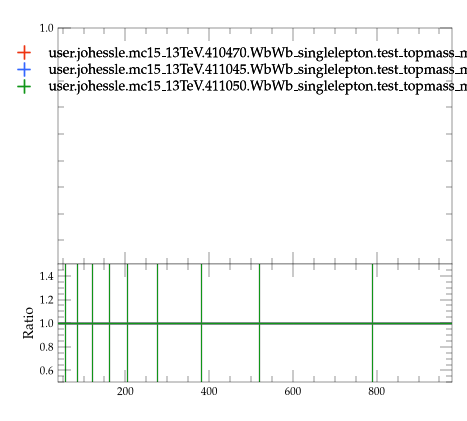

Reproduce this figure in Python.
#! /usr/bin/env python3

# This Python script was auto-generated using YODA v2.1.2.
# Analysis object: /WbWb_singlelepton/pT_jet1
# Timestamp: 07-08-2026 (09:16:02)

import matplotlib as mpl
import matplotlib.pyplot as plt
mpl.use('Agg') # comment out for interactive use
import os
import numpy as np
from numpy import nan, inf

plotDir = os.path.split(os.path.realpath(__file__))[0]
if 'YODA_USER_PLOT_PATH' in globals():
    plot_outdir = globals()['YODA_USER_PLOT_PATH']
else:
    plot_outdir = plotDir

#plot style
plt.style.use(os.path.join(plotDir, '../default.mplstyle'))
# plot metadata
figW, figH = plt.rcParams['figure.figsize']
ax_xLabel = ''
ax_yLabel = ''
ax_title  = ''
ax_xScale = 'linear'
ax_yScale = 'linear'
xLims = (40.0, 980.0)
yLims = (0.11, 1.0)

# TeX-friendly labels for the legend
labels = {
  'legend' : ([ r"user.johessle.mc15\_13TeV.410470.WbWb\_singlelepton.test\_topmass\_mppui", r"user.johessle.mc15\_13TeV.411045.WbWb\_singlelepton.test\_topmass\_mppui", r"user.johessle.mc15\_13TeV.411050.WbWb\_singlelepton.test\_topmass\_mppui" ], r""),
}

# Adjust canvas width and height
canvasW = 10.0
canvasH = 9.0
figW *= canvasW/10.
figH *= canvasH/9.

# Create figure and axis objects
fig, (ax, ratio0_ax) = plt.subplots(2, 1, sharex=True,
                  figsize=(figW,figH), gridspec_kw={'height_ratios': (6.0, 3.0)})

# Set figure margins
plt.subplots_adjust(
    left   = 1.0 * plt.rcParams['figure.subplot.left'],
    right  = 1.0 * plt.rcParams['figure.subplot.right'],
    top    = 1.0 * plt.rcParams['figure.subplot.top'],
    bottom = 1.0 * plt.rcParams['figure.subplot.bottom'])

ratio0_ax.yaxis.set_major_locator(mpl.ticker.MultipleLocator(0.2))
ratio0_ax.set_ylim(0.5, 1.4999)
ratio0_ax.set_ylabel('Ratio')

# the numerical data is stored in a separate file
dataf = dict()
prefix = os.path.split(__file__)[0]
if prefix:    prefix = prefix + '/'
exec(open(prefix+'pT_jet1__data.py').read(), dataf)


legend_handles = dict() # keep track of handles for the legend

# style options for curves
# starts at zorder>=5 to draw curve on top of legend
styles = {
  'user.johessle.mc15_13TeV.410470.WbWb_singlelepton.test_topmass_mppui.yoda': {
    'color' : '#EE3311',
    'linestyle' : '-',
    'lineopacity' : 1.0,
    'linewidth' : 1,
    'marker' : 'none',
    'markersize' : 2,
    'capsize' : 0.0,
    'zorder' : 5,
    'histstyle' : 1,
    'drawstyle' : 'steps-pre',
    'xerrorbars' : 1,
    'yerrorbars' : 1,
    'fillcolor' : None,
    'fillopacity' : 1.0,
    'ratio0_linestyle' : '-',
    'ratio0_lineopacity' : 1.0,
    'ratio0_linewidth' : 1,
    'ratio0_marker' : 'none',
    'ratio0_markersize' : 2,
    'ratio0_capsize' : 0.0,
    'ratio0_zorder' : 5,
    'ratio0_histstyle' : 1,
    'ratio0_drawstyle' : 'steps-pre',
    'ratio0_xerrorbars' : 1,
    'ratio0_yerrorbars' : 1,
  },
  'user.johessle.mc15_13TeV.411045.WbWb_singlelepton.test_topmass_mppui.yoda': {
    'color' : '#3366FF',
    'linestyle' : '-',
    'lineopacity' : 1.0,
    'linewidth' : 1,
    'marker' : 'none',
    'markersize' : 2,
    'capsize' : 0.0,
    'zorder' : 6,
    'histstyle' : 1,
    'drawstyle' : 'steps-pre',
    'xerrorbars' : 1,
    'yerrorbars' : 1,
    'fillcolor' : None,
    'fillopacity' : 1.0,
    'ratio0_linestyle' : '-',
    'ratio0_lineopacity' : 1.0,
    'ratio0_linewidth' : 1,
    'ratio0_marker' : 'none',
    'ratio0_markersize' : 2,
    'ratio0_capsize' : 0.0,
    'ratio0_zorder' : 6,
    'ratio0_histstyle' : 1,
    'ratio0_drawstyle' : 'steps-pre',
    'ratio0_xerrorbars' : 1,
    'ratio0_yerrorbars' : 1,
  },
  'user.johessle.mc15_13TeV.411050.WbWb_singlelepton.test_topmass_mppui.yoda': {
    'color' : '#109618',
    'linestyle' : '-',
    'lineopacity' : 1.0,
    'linewidth' : 1,
    'marker' : 'none',
    'markersize' : 2,
    'capsize' : 0.0,
    'zorder' : 7,
    'histstyle' : 1,
    'drawstyle' : 'steps-pre',
    'xerrorbars' : 1,
    'yerrorbars' : 1,
    'fillcolor' : None,
    'fillopacity' : 1.0,
    'ratio0_linestyle' : '-',
    'ratio0_lineopacity' : 1.0,
    'ratio0_linewidth' : 1,
    'ratio0_marker' : 'none',
    'ratio0_markersize' : 2,
    'ratio0_capsize' : 0.0,
    'ratio0_zorder' : 7,
    'ratio0_histstyle' : 1,
    'ratio0_drawstyle' : 'steps-pre',
    'ratio0_xerrorbars' : 1,
    'ratio0_yerrorbars' : 1,
  },
}

# curve from input yoda files in main panel
for label, yvals in dataf['yvals'].items():
    if all(np.isnan(v) for v in dataf['yvals'][label]):
        continue
    tmp = None
    if styles[label]['histstyle']: # draw as histogram
        xpos = dataf['xedges'][label] if styles[label]['drawstyle'] else dataf['xpoints'][label]
        ypos = np.insert(yvals, 0, yvals[0]) if styles[label]['drawstyle'] else yvals
        if styles[label]['fillcolor']: # fill area below curve
            ax.fill_between(xpos, ypos, step='pre',
                            color=styles[label]['fillcolor'],
                            alpha=styles[label]['fillopacity'])
        tmp, = ax.plot(xpos, ypos,
                       color=styles[label]['color'],
                       linestyle=styles[label]['linestyle'],
                       alpha=styles[label]['lineopacity'],
                       linewidth=styles[label]['linewidth'],
                       drawstyle=styles[label]['drawstyle'], solid_joinstyle='miter',
                       zorder=styles[label]['zorder'], label=label)
    tmp = ax.errorbar(dataf['xpoints'][label], yvals,
                      xerr=np.array(dataf['xerrs'][label])*styles[label]['xerrorbars'],
                      yerr=np.array(dataf['yerrs'][label])*styles[label]['yerrorbars'],
                      fmt=styles[label]['marker'], capsize=styles[label]['capsize'],
                      alpha=styles[label]['lineopacity'],
                      markersize=styles[label]['markersize'],
                      ecolor=styles[label]['color'],
                      color=styles[label]['color'], zorder=styles[label]['zorder'])
    tmp[-1][0].set_linestyle(styles[label]['linestyle'])
    tmp[-1][0].set_linewidth(styles[label]['linewidth'])
    if label in dataf['add_legend_handle']:  legend_handles[label] = tmp
    for varLabel in dataf['variation_yvals'].keys():
        if varLabel.startswith(label):
            tmp, = ax.plot(dataf['xedges'][label], dataf['variation_yvals'][varLabel],
                           color=styles[label]['color'],
                           linestyle=styles[label]['linestyle'],
                           linewidth=styles[label]['linewidth'],
                           drawstyle='steps-pre', solid_joinstyle='miter',
                           zorder=styles[label]['zorder'], alpha=0.5)


# plots on ratio panel
# curve from input yoda files in ratio panel
for label, yvals in dataf['ratio0_yvals'].items():
    if all(np.isnan(v) for v in yvals):
        continue
    if styles[label]['ratio0_histstyle']: # plot as histogram
        xpos = dataf['xedges']['user.johessle.mc15_13TeV.410470.WbWb_singlelepton.test_topmass_mppui.yoda'] if styles[label]['ratio0_drawstyle'] else dataf['xpoints']['user.johessle.mc15_13TeV.410470.WbWb_singlelepton.test_topmass_mppui.yoda']
        ypos = np.insert(yvals, 0, yvals[0]) if styles[label]['ratio0_drawstyle'] else yvals
        ratio0_ax.plot(xpos, ypos,
                       color=styles[label]['color'],
                       linewidth=styles[label]['linewidth'],
                       linestyle=styles[label]['ratio0_linestyle'],
                       alpha=styles[label]['ratio0_lineopacity'],
                       drawstyle=styles[label]['ratio0_drawstyle'], zorder=styles[label]['zorder'],
                       solid_joinstyle='miter')
    tmp = ratio0_ax.errorbar(dataf['xpoints']['user.johessle.mc15_13TeV.410470.WbWb_singlelepton.test_topmass_mppui.yoda'], yvals,
                             xerr=np.array(dataf['ref_xerrs'])*styles[label]['ratio0_xerrorbars'],
                             yerr=np.array(dataf['ratio0_yerrs'][label])*styles[label]['ratio0_yerrorbars'],
                             fmt=styles[label]['ratio0_marker'], capsize=styles[label]['ratio0_capsize'],
                             alpha=styles[label]['ratio0_lineopacity'],
                             markersize=styles[label]['ratio0_markersize'],
                             ecolor=styles[label]['color'],
                             color=styles[label]['color'])
    tmp[-1][0].set_linestyle(styles[label]['ratio0_linestyle'])
    tmp[-1][0].set_linewidth(styles[label]['ratio0_linewidth'])

    for varlabel in dataf['ratio0_variation_vals'].keys():
        if varlabel.startswith(label):
            ratio0_ax.plot(dataf['xedges']['user.johessle.mc15_13TeV.410470.WbWb_singlelepton.test_topmass_mppui.yoda'],
                            dataf['ratio0_variation_vals'][varlabel],
                            color=styles[label]['color'],
                            linestyle=styles[label]['linestyle'],
                            linewidth=styles[label]['linewidth'],
                            drawstyle='steps-pre', solid_joinstyle='miter',
                            zorder=1, alpha=0.5)

legend_items = list(legend_handles.values())
ax.add_artist(ax.legend(legend_items,
                        labels['legend'][0],
                        title=labels['legend'][1],
                        alignment='left',
                        loc='upper center',
                        bbox_to_anchor=(0.5, 0.97)))

# set plot metadata as defined above
ratio0_ax.set_xlabel(ax_xLabel)
ratio0_ax.xaxis.set_label_coords(1., -0.15)
ax.set_ylabel(ax_yLabel, ha='right', va='top')
ax.yaxis.set_label_coords(-0.11, 1.0)
ax.set_title(ax_title, loc='left')
ax.set_xscale(ax_xScale)
ax.set_yscale(ax_yScale)
ratio0_ax.set_yscale('linear')
ax.set_xlim(xLims)
ax.set_ylim(yLims)

# tick formatting
plt.rcParams['xtick.top'] = True
plt.rcParams['ytick.right'] = True
ax.yaxis.set_major_locator(mpl.ticker.LogLocator(base=10.0, numticks=np.inf))
ax.yaxis.set_minor_locator(mpl.ticker.LogLocator(
                           base=10.0, subs=np.arange(0.1, 1, 0.1), numticks=np.inf))
fig.align_ylabels((ax, ratio0_ax))
plt.savefig(os.path.join(plot_outdir, 'pT_jet1.pdf'), format='PDF')
plt.savefig(os.path.join(plot_outdir, 'pT_jet1.png'), format='PNG')

plt.close(fig)
